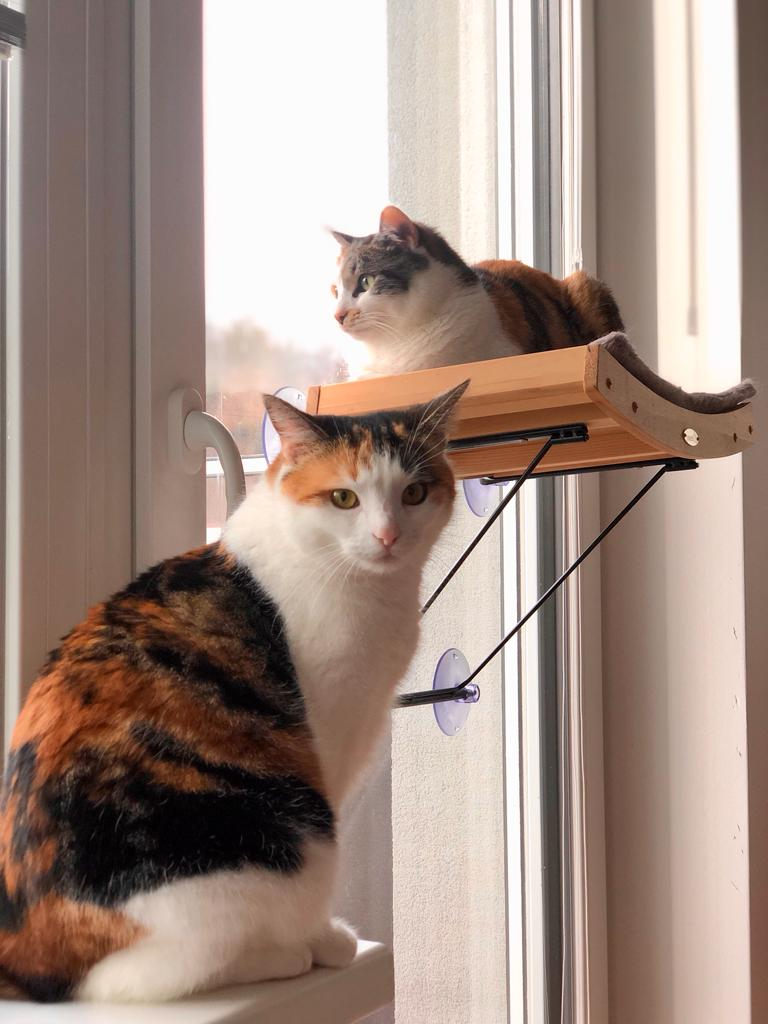
#> input picture Photos/Cats.jpeg, 768 x 1024 px, found by its file name
$ python draw.py
#> lines starting #> are read from the running program, lines starting #| are printed output that depends on the picture
import cv2 as cv
import numpy as np


img = cv.imread('Photos\Cats.jpeg')
#> img is the input picture: shape (1024, 768, 3); mean B, G, R 131.4, 141.6, 161.8
img = cv.resize(img, (700, 900))
#> img: shape (900, 700, 3)
cv.putText(img, 'Fredi', (50,50), 3, 1.0, (0,0,255), thickness=2)
cv.putText(img, 'Willi', (400,800), 3, 1.0, (0,0,255), thickness=2)
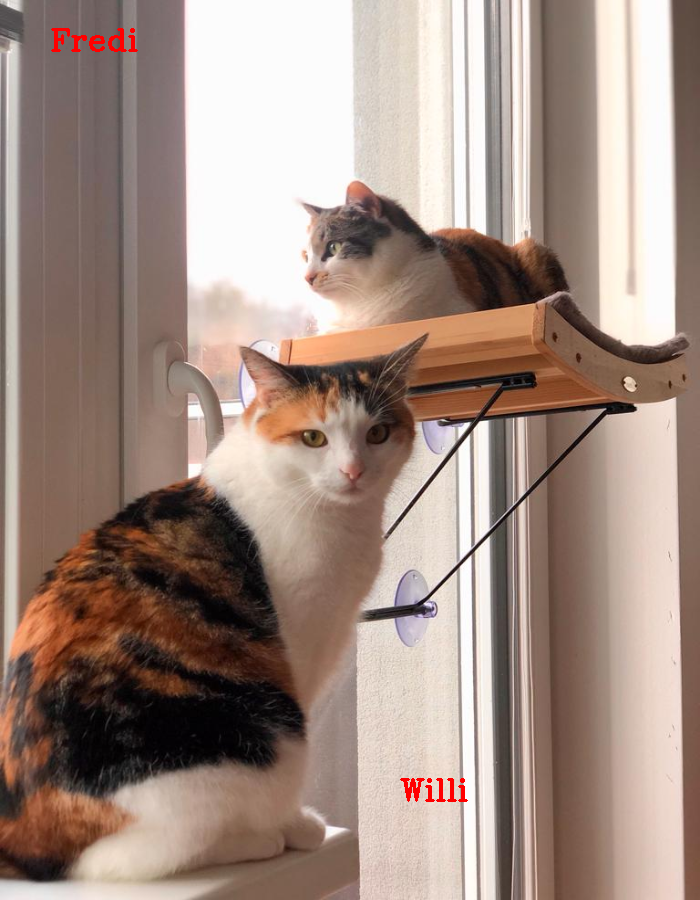
#> img: shape (900, 700, 3); mean B, G, R 130.9, 141.1, 161.9
# cv.imshow('Gmunden', img)
# cv.imwrite('Photos\Gmunden.jpg', img)


#
blank = np.zeros((800,800, 3), dtype='uint8')
# [9 lines of commented-out code are left out]

cv.rectangle(blank, (blank.shape[0]//2, blank.shape[0]//2), (800,800), (0,255,0), thickness=cv.FILLED, lineType=cv.LINE_AA) # cv.FILLED with fill the box with same color else use number for its thicklness
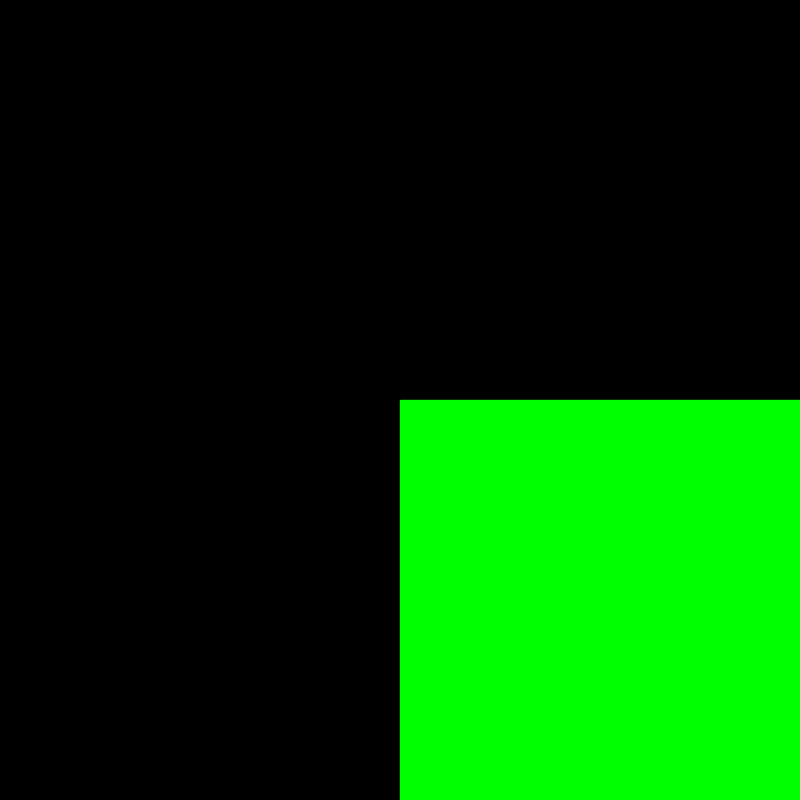
#> blank: shape (800, 800, 3); mean of channels 0, 1, 2 0, 63.8, 0; drawn as B, G, R
# cv.rectangle(blank, (21,21), (501,201), (0,255,0), thickness=-1, lineType=cv.LINE_AA) # same as above line
cv.rectangle(blank, (0,0), (blank.shape[0]//2, blank.shape[0]//2), (0,0,255), thickness=-1, lineType=cv.LINE_AA)
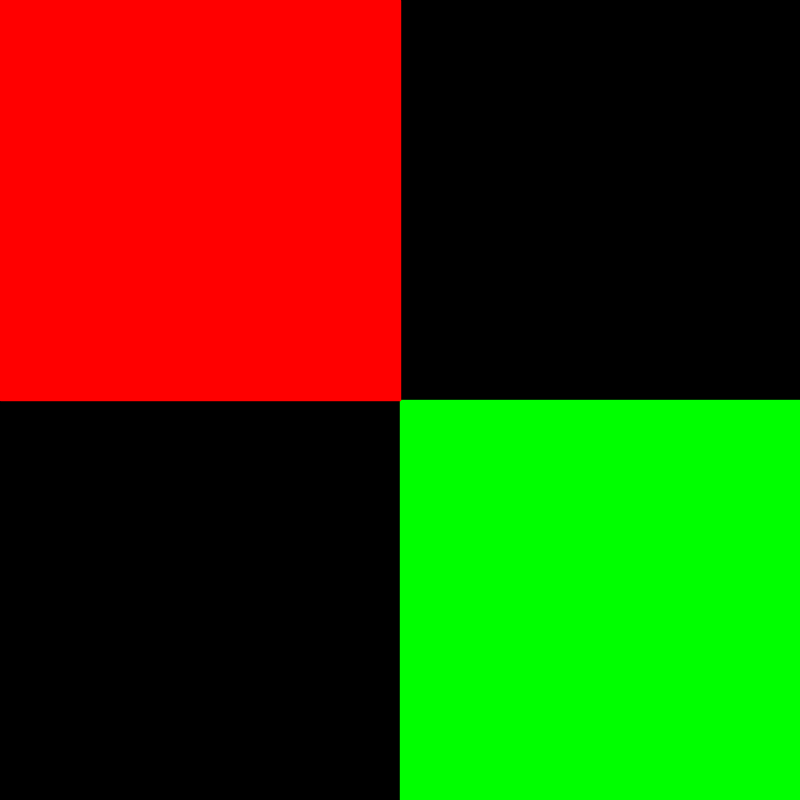
#> blank: shape (800, 800, 3); mean of channels 0, 1, 2 0, 63.8, 64.1; drawn as B, G, R
# cv.imshow('green_rectangle',blank)

# 3. Draw a circle
cv.circle(blank, (blank.shape[0]//2, blank.shape[0]//2), 80, (255,0,0), thickness=-1)
# cv.imshow('Circle', blank)

# 4. Draw a line
cv.line(blank, (0,0), (800,800), (255,255,255), thickness=3)
cv.line(blank, (0,800), (800,0), (255,255,255), thickness=3)
cv.imshow('Line', blank)

# 5. Write a text
cv.putText(blank, 'Hello Image', (297,255), cv.FONT_HERSHEY_TRIPLEX, 1.0, (0,255,45),2)
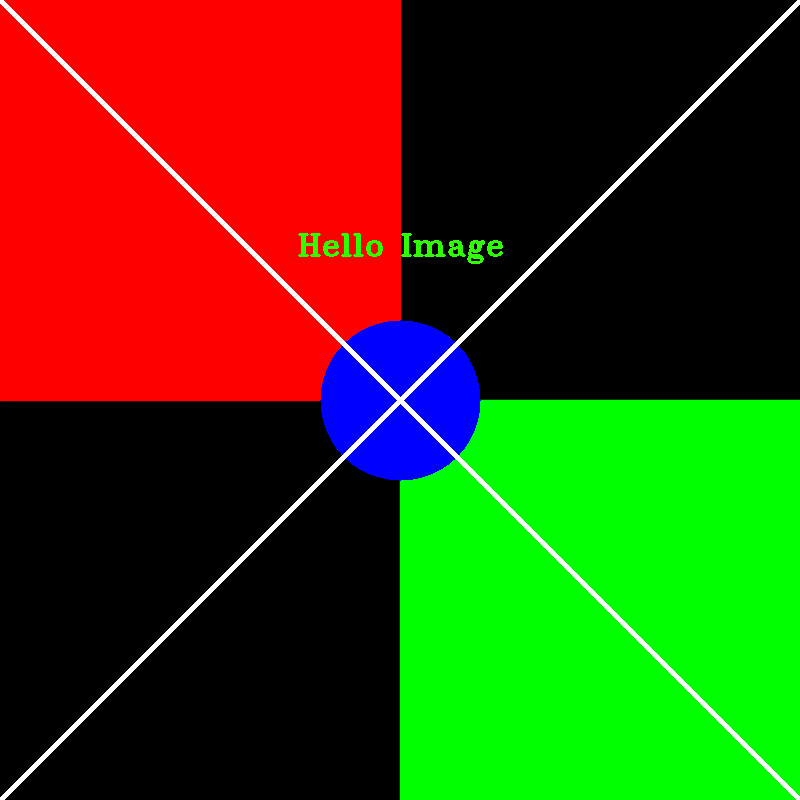
#> blank: shape (800, 800, 3); mean of channels 0, 1, 2 11.8, 66.1, 65.4; drawn as B, G, R
# cv.imshow('Created Image', blank)

# 6. Saving the image
# cv.imwrite('Photos\Created_Image.png', blank)
cv.waitKey(0)
cv.destroyAllWindows()

$ run again, with Photos/children.jpg copied over Photos/Cats.jpeg
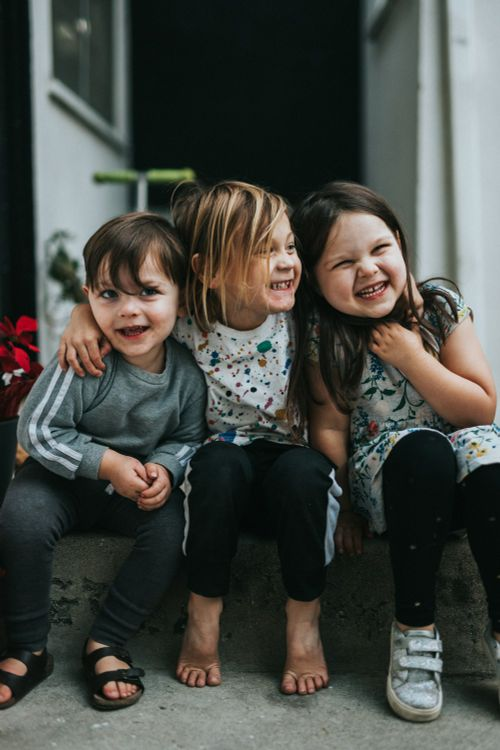
#> input picture Photos/children.jpg, 500 x 750 px, found by its file name
#> img is the input picture: shape (750, 500, 3); mean B, G, R 68.6, 74.3, 71.8
#> `img = cv.resize(img, (700, 900))`:
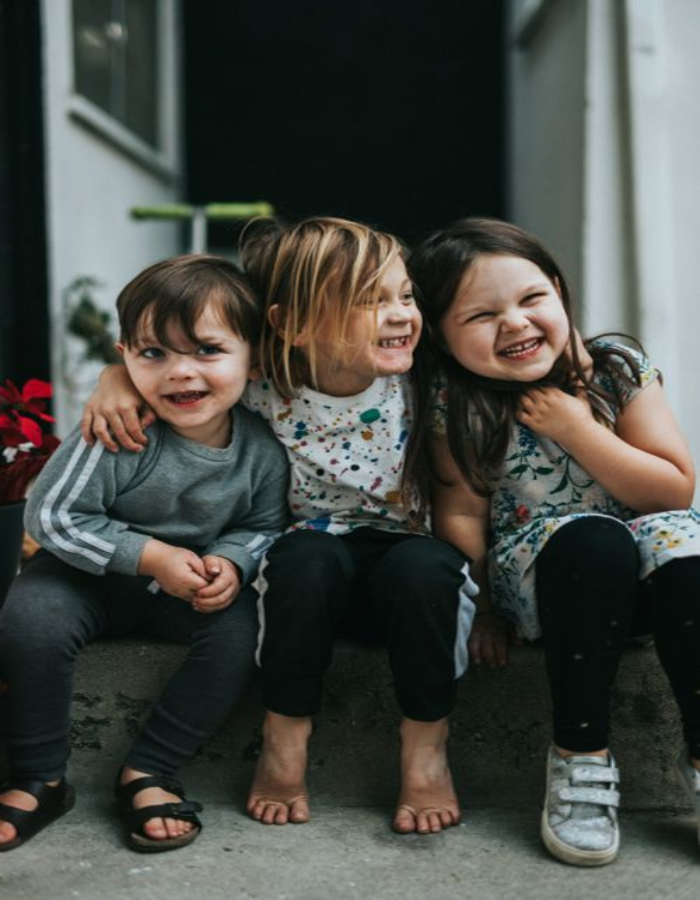
#> img: shape (900, 700, 3); mean B, G, R 68.5, 74.2, 71.7
#> `cv.putText(img, 'Willi', (400,800), 3, 1.0, (0,0,255), thickness=2)`:
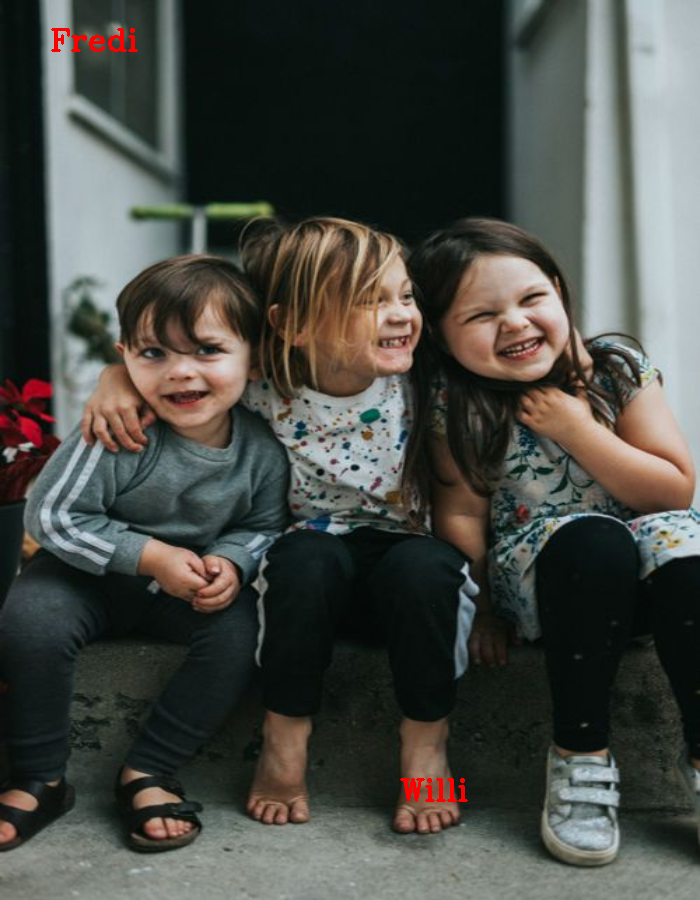
#> img: shape (900, 700, 3); mean B, G, R 68.3, 73.9, 72.1

$ run again, with Photos/girl.png saved as Photos/Cats.jpeg
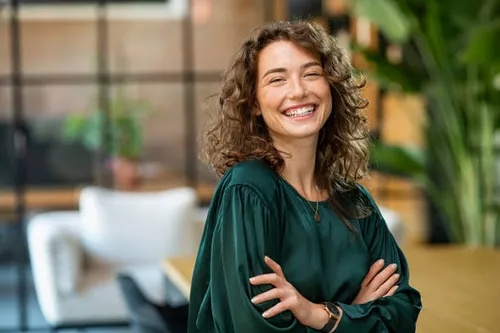
#> input picture Photos/girl.png, 500 x 333 px, found by its file name
#> img is the input picture: shape (333, 500, 3); mean B, G, R 85.2, 108.1, 111
#> `img = cv.resize(img, (700, 900))`:
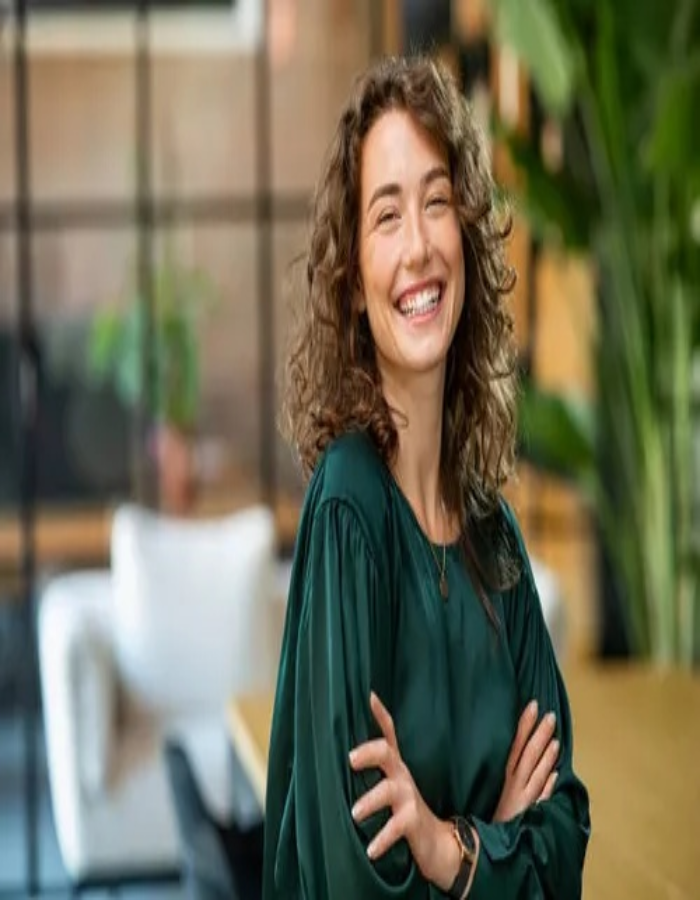
#> img: shape (900, 700, 3); mean B, G, R 85.1, 108, 110.9
#> `cv.putText(img, 'Willi', (400,800), 3, 1.0, (0,0,255), thickness=2)`:
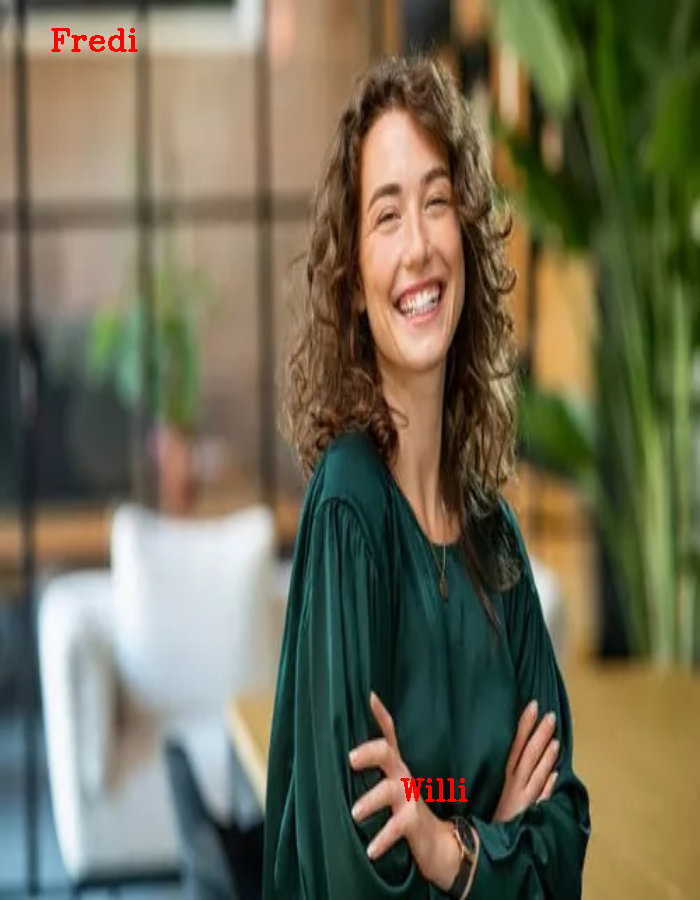
#> img: shape (900, 700, 3); mean B, G, R 84.8, 107.7, 111.2
